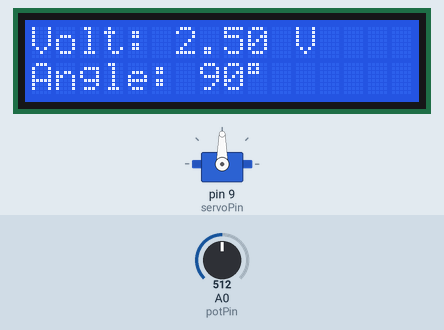
Recording of a sketch running on a simulated Arduino Uno, built with avr-gcc and run on an emulated ATmega328P. On the bench: servo, 16×2 character LCD. The test bench sets the inputs (shaded band); at power-on: A0 (potPin) = 512.

Above: at 1.2 s.
1.3 s: A0 (potPin) set to 716
At 2.5 s:
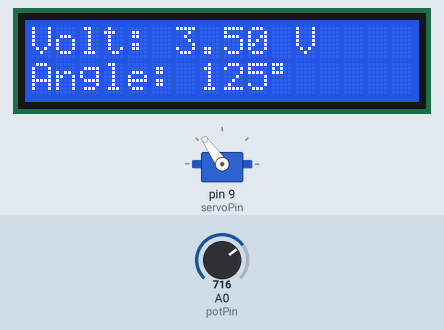
2.8 s: A0 (potPin) set to 900
At 3.6 s:
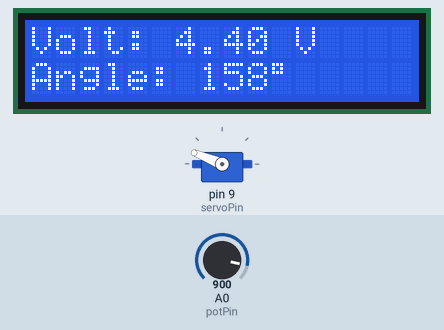
4.3 s: A0 (potPin) set to 1023
At 5.6 s:
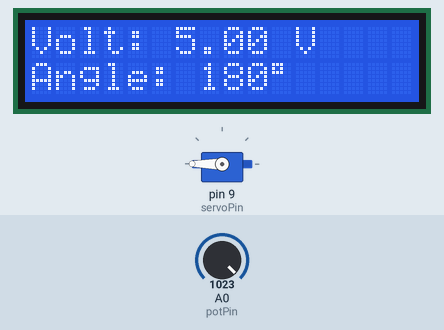
5.9 s: A0 (potPin) set to 306
At 6.5 s:
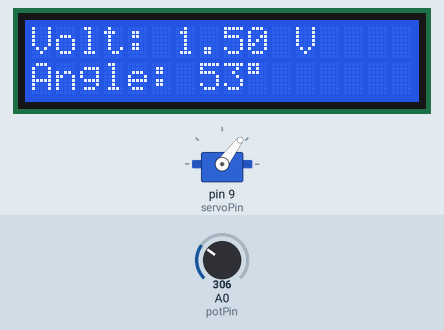
7.4 s: A0 (potPin) set to 122
At 8.1 s:
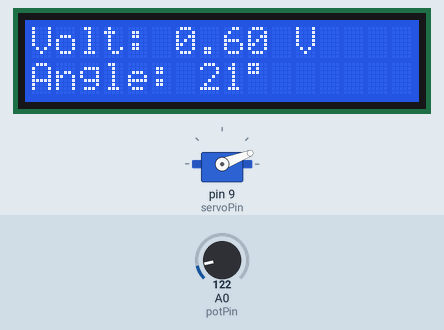
8.9 s: A0 (potPin) set to 0
At 9.8 s:
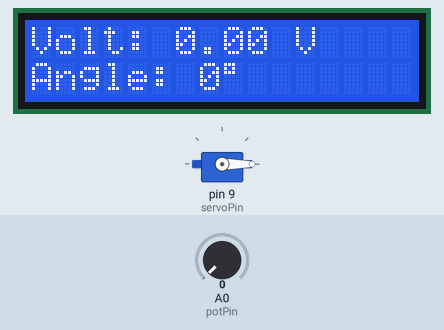
Timing chart, 0 to 11.4 s (numbered marks = the images above; inputs shaded):
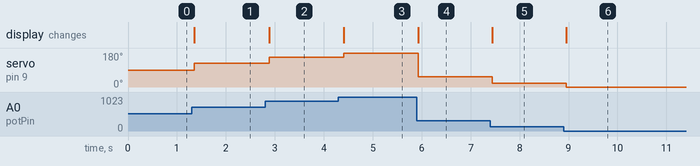

Measured:
- after the input at 1.3 s, servo on pin 9 (servoPin): 90° → 125° after 0.06 s; the display: changes after 0.06 s (image 1)
- after the input at 2.8 s, servo on pin 9 (servoPin): 125° → 158° after 0.08 s; the display: changes after 0.08 s (image 2)
- after the input at 4.3 s, servo on pin 9 (servoPin): 158° → 180° after 0.11 s; the display: changes after 0.11 s (image 3)
- after the input at 5.9 s, servo on pin 9 (servoPin): 180° → 53° at once; the display: changes at once (image 4)
- after the input at 7.4 s, servo on pin 9 (servoPin): 53° → 21° at once; the display: changes at once (image 5)
- after the input at 8.9 s, servo on pin 9 (servoPin): 21° → 0° after 0.06 s; the display: changes after 0.06 s (image 6)

The sketch:

Servo_LCD.ino
```cpp
#include <Servo.h>
#include <Wire.h>
#include <LiquidCrystal_I2C.h>

// Create servo and LCD objects
Servo myServo;
LiquidCrystal_I2C lcd(0x27, 16, 2);

// Pin definitions
const int potPin = A0;
const int servoPin = 9;

void setup() {
  // Attach the servo motor to the specified pin
  myServo.attach(servoPin);

  // Initialize the LCD
  lcd.init();
  lcd.backlight();
  lcd.clear();
}

void loop() {
  // Read the analog value from the potentiometer
  int sensorValue = analogRead(potPin);

  // Convert the ADC value to voltage (0–5V)
  float voltage = sensorValue * (5.0 / 1023.0);

  // Map the potentiometer value to the servo angle (0°–180°)
  int angle = map(sensorValue, 0, 1023, 0, 180);

  // Rotate the servo to the calculated angle
  myServo.write(angle);

  // Display the input voltage on the first LCD line
  lcd.setCursor(0, 0);
  lcd.print("Volt: ");
  lcd.print(voltage, 2);
  lcd.print(" V ");

  // Display the servo angle on the second LCD line
  lcd.setCursor(0, 1);
  lcd.print("Angle: ");
  lcd.print(angle);
  lcd.print((char)223);   // Degree symbol
  lcd.print("   ");       // Clear remaining characters

  // Refresh every 100 ms
  delay(100);
}
```
